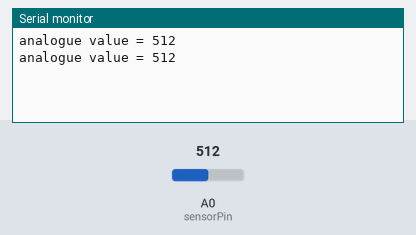
The sketch below on a simulated Arduino Uno, built with avr-gcc and run on an emulated ATmega328P. Parts: the last lines printed to the serial monitor. The test bench sets the inputs (shaded band); at power-on: A0 (sensorPin) = 512.

Above: at 2.8 s.
2.9 s: A0 (sensorPin) set to 716
At 3.4 s:
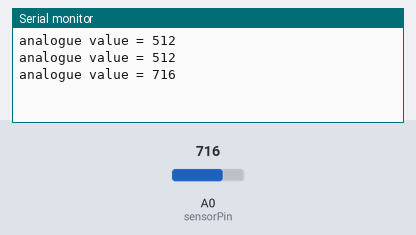
4.4 s: A0 (sensorPin) set to 900
At 5.8 s:
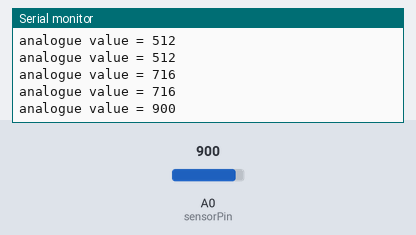
Timing chart, 0 to 7.4 s (numbered marks = the images above; inputs shaded):
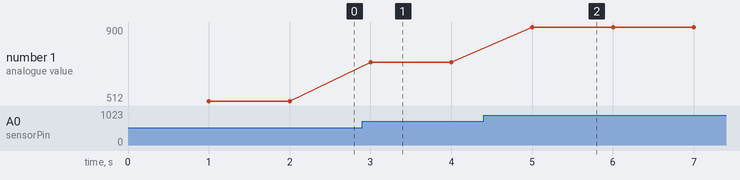

Measured:
- after the input at 2.9 s, the serial monitor: prints a new line after 0.10 s (image 1)
- after the input at 4.4 s, the serial monitor: prints a new line after 0.60 s (image 2)
- plotted number 1: 512 → 716 after the input at 2.9 s, 716 → 900 after the input at 4.4 s

The sketch:

AnalogInput.ino
```cpp
int sensorPin = A0;    // select the input pin for the potentiometer
int sensorvalue = 0;  // variable to store the value coming from the sensor

void setup() {
  Serial.begin(9600);

  }

void loop() {
  delay(1000);
  // read the value from the sensor:
  sensorvalue = analogRead(sensorPin);

Serial.print("analogue value = " );
Serial.println(sensorvalue);
}
```
